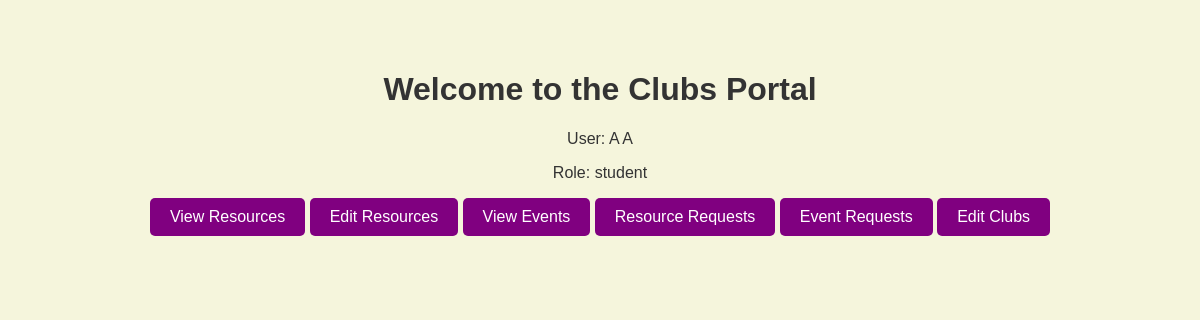
The app's page /clubs_sl (signed in), older data.
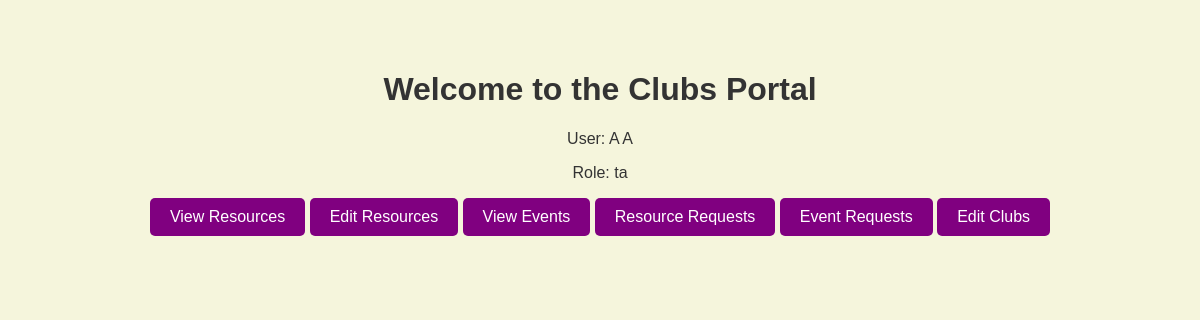
The same page, newer data.
### app.py (models this page shows)
class User(db.Model):
    id = db.Column(db.Integer, primary_key=True)
    user_id = db.Column(db.String(80), unique=True, nullable=False)
    first_name = db.Column(db.String(80), nullable=False)
    last_name = db.Column(db.String(80), nullable=False)
    password = db.Column(db.String(200), nullable=False)
    role = db.Column(db.String(20), nullable=False)  # 'student', 'ta', 'ra', 'instructor'
    major = db.Column(db.String(80), nullable=False)

### app.py (the view)
@app.route('/clubs_sl')
def clubs_sl():
    if 'user_id' not in session or 'role' not in session:
        return redirect(url_for('login'))
    user = User.query.get(session['user_id'])  # Get the current user from session
    return render_template('clubs_sl.html', name=user.first_name+" "+user.last_name,  role=user.role)

### templates/clubs_sl.html (shortened to what this page needs)
<!DOCTYPE html>
<html lang="en">
<head>
    <link rel="stylesheet" href="{{ url_for('static', filename='style.css') }}">
</head>
<body>
    <div class="container">
        <h1>Welcome to the Clubs Portal</h1>
        <p>User: {{ name }} </p>
        <p>Role: {{ role }}</p>
        <button class="button" onclick="window.location.href='/view_resources'">View Resources</button>
        <button class="button" onclick="window.location.href='/edit_resources'">Edit Resources</button>
        <button class="button" onclick="window.location.href='/view_events'">View Events</button>
        <button class="button" onclick="window.location.href='/resource_requests'">Resource Requests</button>
        <button class="button" onclick="window.location.href='/event_requests'">Event Requests</button>
        <button class="button" onclick="window.location.href='/edit_clubs'">Edit Clubs</button>
    </div>
</body>
</html>

Row changes from the older to the newer data that the page shows:
changed User: role "student" → "ta"
